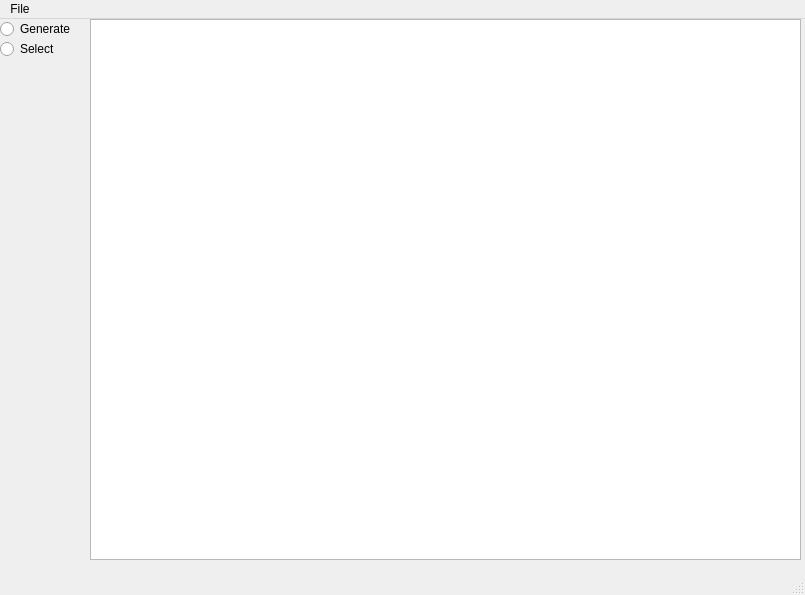
<?xml version="1.0" encoding="UTF-8"?>
<ui version="4.0">
 <class>MainWindow</class>
 <widget class="QMainWindow" name="MainWindow">
  <property name="geometry">
   <rect>
    <x>0</x>
    <y>0</y>
    <width>805</width>
    <height>595</height>
   </rect>
  </property>
  <property name="windowTitle">
   <string>MainWindow</string>
  </property>
  <widget class="QWidget" name="centralwidget">
   <widget class="QGraphicsView" name="graphicsView">
    <property name="geometry">
     <rect>
      <x>90</x>
      <y>0</y>
      <width>711</width>
      <height>541</height>
     </rect>
    </property>
   </widget>
   <widget class="QRadioButton" name="radioButton">
    <property name="geometry">
     <rect>
      <x>0</x>
      <y>0</y>
      <width>95</width>
      <height>20</height>
     </rect>
    </property>
    <property name="text">
     <string>Generate</string>
    </property>
   </widget>
   <widget class="QRadioButton" name="radioButton_2">
    <property name="geometry">
     <rect>
      <x>0</x>
      <y>20</y>
      <width>95</width>
      <height>20</height>
     </rect>
    </property>
    <property name="text">
     <string>Select</string>
    </property>
   </widget>
  </widget>
  <widget class="QMenuBar" name="menubar">
   <property name="geometry">
    <rect>
     <x>0</x>
     <y>0</y>
     <width>805</width>
     <height>26</height>
    </rect>
   </property>
   <widget class="QMenu" name="menuFile">
    <property name="title">
     <string>File</string>
    </property>
    <addaction name="actionQuit"/>
   </widget>
   <addaction name="menuFile"/>
  </widget>
  <widget class="QStatusBar" name="statusbar"/>
  <action name="actionQuit">
   <property name="text">
    <string>Quit</string>
   </property>
  </action>
 </widget>
 <resources/>
 <connections/>
</ui>
